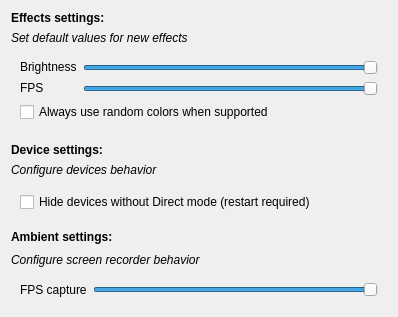
<?xml version="1.0" encoding="UTF-8"?>
<ui version="4.0">
 <class>GlobalSettings</class>
 <widget class="QWidget" name="GlobalSettings">
  <property name="geometry">
   <rect>
    <x>0</x>
    <y>0</y>
    <width>398</width>
    <height>345</height>
   </rect>
  </property>
  <property name="minimumSize">
   <size>
    <width>0</width>
    <height>0</height>
   </size>
  </property>
  <property name="windowTitle">
   <string>Form</string>
  </property>
  <layout class="QGridLayout" name="gridLayout" rowstretch="0,0,0,0,0,0,0,0,0">
   <property name="sizeConstraint">
    <enum>QLayout::SetMaximumSize</enum>
   </property>
   <item row="3" column="0">
    <widget class="QLabel" name="label">
     <property name="sizePolicy">
      <sizepolicy hsizetype="Preferred" vsizetype="Fixed">
       <horstretch>0</horstretch>
       <verstretch>0</verstretch>
      </sizepolicy>
     </property>
     <property name="font">
      <font>
       <weight>75</weight>
       <bold>true</bold>
      </font>
     </property>
     <property name="text">
      <string>Device settings:</string>
     </property>
    </widget>
   </item>
   <item row="0" column="0">
    <widget class="QLabel" name="globalSettingsLabel">
     <property name="sizePolicy">
      <sizepolicy hsizetype="Preferred" vsizetype="Fixed">
       <horstretch>0</horstretch>
       <verstretch>0</verstretch>
      </sizepolicy>
     </property>
     <property name="font">
      <font>
       <weight>75</weight>
       <bold>true</bold>
      </font>
     </property>
     <property name="text">
      <string>Effects settings:</string>
     </property>
     <property name="textFormat">
      <enum>Qt::PlainText</enum>
     </property>
     <property name="alignment">
      <set>Qt::AlignLeading|Qt::AlignLeft|Qt::AlignVCenter</set>
     </property>
    </widget>
   </item>
   <item row="7" column="0">
    <widget class="QLabel" name="ambientInfoLabel">
     <property name="sizePolicy">
      <sizepolicy hsizetype="Preferred" vsizetype="Fixed">
       <horstretch>0</horstretch>
       <verstretch>0</verstretch>
      </sizepolicy>
     </property>
     <property name="font">
      <font>
       <italic>true</italic>
      </font>
     </property>
     <property name="text">
      <string>Configure screen recorder behavior</string>
     </property>
     <property name="textFormat">
      <enum>Qt::PlainText</enum>
     </property>
    </widget>
   </item>
   <item row="6" column="0">
    <widget class="QLabel" name="ambientSettingsLabel">
     <property name="sizePolicy">
      <sizepolicy hsizetype="Preferred" vsizetype="Fixed">
       <horstretch>0</horstretch>
       <verstretch>0</verstretch>
      </sizepolicy>
     </property>
     <property name="minimumSize">
      <size>
       <width>0</width>
       <height>15</height>
      </size>
     </property>
     <property name="maximumSize">
      <size>
       <width>16777215</width>
       <height>20</height>
      </size>
     </property>
     <property name="font">
      <font>
       <weight>75</weight>
       <bold>true</bold>
      </font>
     </property>
     <property name="layoutDirection">
      <enum>Qt::LeftToRight</enum>
     </property>
     <property name="text">
      <string>Ambient settings:</string>
     </property>
     <property name="textFormat">
      <enum>Qt::PlainText</enum>
     </property>
     <property name="alignment">
      <set>Qt::AlignLeading|Qt::AlignLeft|Qt::AlignVCenter</set>
     </property>
    </widget>
   </item>
   <item row="8" column="0">
    <widget class="QFrame" name="ambientFrame">
     <property name="sizePolicy">
      <sizepolicy hsizetype="Preferred" vsizetype="Fixed">
       <horstretch>0</horstretch>
       <verstretch>0</verstretch>
      </sizepolicy>
     </property>
     <property name="frameShape">
      <enum>QFrame::NoFrame</enum>
     </property>
     <property name="frameShadow">
      <enum>QFrame::Raised</enum>
     </property>
     <layout class="QGridLayout" name="gridLayout_3">
      <item row="0" column="0">
       <widget class="QLabel" name="fpscaptureLabel">
        <property name="toolTip">
         <string>Amount of screenshot taken by the ScreenRecorder engine</string>
        </property>
        <property name="frameShape">
         <enum>QFrame::NoFrame</enum>
        </property>
        <property name="text">
         <string>FPS capture</string>
        </property>
       </widget>
      </item>
      <item row="0" column="1">
       <widget class="QTooltipedSlider" name="fpscaptureSlider">
        <property name="minimum">
         <number>1</number>
        </property>
        <property name="maximum">
         <number>60</number>
        </property>
        <property name="value">
         <number>60</number>
        </property>
        <property name="orientation">
         <enum>Qt::Horizontal</enum>
        </property>
       </widget>
      </item>
     </layout>
    </widget>
   </item>
   <item row="1" column="0">
    <widget class="QLabel" name="globalInfoLabel">
     <property name="sizePolicy">
      <sizepolicy hsizetype="Preferred" vsizetype="Fixed">
       <horstretch>0</horstretch>
       <verstretch>0</verstretch>
      </sizepolicy>
     </property>
     <property name="font">
      <font>
       <italic>true</italic>
      </font>
     </property>
     <property name="text">
      <string>Set default values for new effects</string>
     </property>
     <property name="textFormat">
      <enum>Qt::PlainText</enum>
     </property>
    </widget>
   </item>
   <item row="5" column="0">
    <widget class="QFrame" name="frame_2">
     <property name="sizePolicy">
      <sizepolicy hsizetype="Preferred" vsizetype="Fixed">
       <horstretch>0</horstretch>
       <verstretch>0</verstretch>
      </sizepolicy>
     </property>
     <property name="frameShape">
      <enum>QFrame::NoFrame</enum>
     </property>
     <property name="frameShadow">
      <enum>QFrame::Raised</enum>
     </property>
     <layout class="QGridLayout" name="gridLayout_5">
      <item row="0" column="0">
       <widget class="QCheckBox" name="hide_unsupportedCheckBox">
        <property name="layoutDirection">
         <enum>Qt::LeftToRight</enum>
        </property>
        <property name="text">
         <string>Hide devices without Direct mode (restart required)</string>
        </property>
       </widget>
      </item>
     </layout>
    </widget>
   </item>
   <item row="4" column="0">
    <widget class="QLabel" name="label_2">
     <property name="sizePolicy">
      <sizepolicy hsizetype="Preferred" vsizetype="Fixed">
       <horstretch>0</horstretch>
       <verstretch>0</verstretch>
      </sizepolicy>
     </property>
     <property name="font">
      <font>
       <italic>true</italic>
      </font>
     </property>
     <property name="text">
      <string>Configure devices behavior</string>
     </property>
    </widget>
   </item>
   <item row="2" column="0">
    <widget class="QFrame" name="globalFrame">
     <property name="sizePolicy">
      <sizepolicy hsizetype="Preferred" vsizetype="Fixed">
       <horstretch>0</horstretch>
       <verstretch>0</verstretch>
      </sizepolicy>
     </property>
     <property name="frameShape">
      <enum>QFrame::NoFrame</enum>
     </property>
     <property name="frameShadow">
      <enum>QFrame::Raised</enum>
     </property>
     <layout class="QGridLayout" name="gridLayout_2">
      <item row="2" column="1">
       <widget class="QLabel" name="fpsLabel">
        <property name="sizePolicy">
         <sizepolicy hsizetype="Fixed" vsizetype="Fixed">
          <horstretch>0</horstretch>
          <verstretch>0</verstretch>
         </sizepolicy>
        </property>
        <property name="text">
         <string>FPS</string>
        </property>
       </widget>
      </item>
      <item row="1" column="1">
       <widget class="QLabel" name="brightnessLabel">
        <property name="sizePolicy">
         <sizepolicy hsizetype="Fixed" vsizetype="Fixed">
          <horstretch>0</horstretch>
          <verstretch>0</verstretch>
         </sizepolicy>
        </property>
        <property name="text">
         <string>Brightness</string>
        </property>
       </widget>
      </item>
      <item row="3" column="1" colspan="2">
       <widget class="QCheckBox" name="randomColorsCheckBox">
        <property name="text">
         <string>Always use random colors when supported</string>
        </property>
       </widget>
      </item>
      <item row="1" column="2">
       <widget class="QTooltipedSlider" name="brightnessSlider">
        <property name="maximum">
         <number>100</number>
        </property>
        <property name="value">
         <number>100</number>
        </property>
        <property name="orientation">
         <enum>Qt::Horizontal</enum>
        </property>
       </widget>
      </item>
      <item row="4" column="1" colspan="2">
       <widget class="ColorsPicker" name="preferedColors" native="true"/>
      </item>
      <item row="2" column="2">
       <widget class="QTooltipedSlider" name="fpsSlider">
        <property name="minimum">
         <number>1</number>
        </property>
        <property name="maximum">
         <number>60</number>
        </property>
        <property name="value">
         <number>60</number>
        </property>
        <property name="orientation">
         <enum>Qt::Horizontal</enum>
        </property>
       </widget>
      </item>
     </layout>
    </widget>
   </item>
  </layout>
 </widget>
 <customwidgets>
  <customwidget>
   <class>QTooltipedSlider</class>
   <extends>QSlider</extends>
   <header location="global">QTooltipedSlider.h</header>
  </customwidget>
  <customwidget>
   <class>ColorsPicker</class>
   <extends>QWidget</extends>
   <header location="global">ColorsPicker.h</header>
   <container>1</container>
  </customwidget>
 </customwidgets>
 <resources/>
 <connections/>
</ui>
